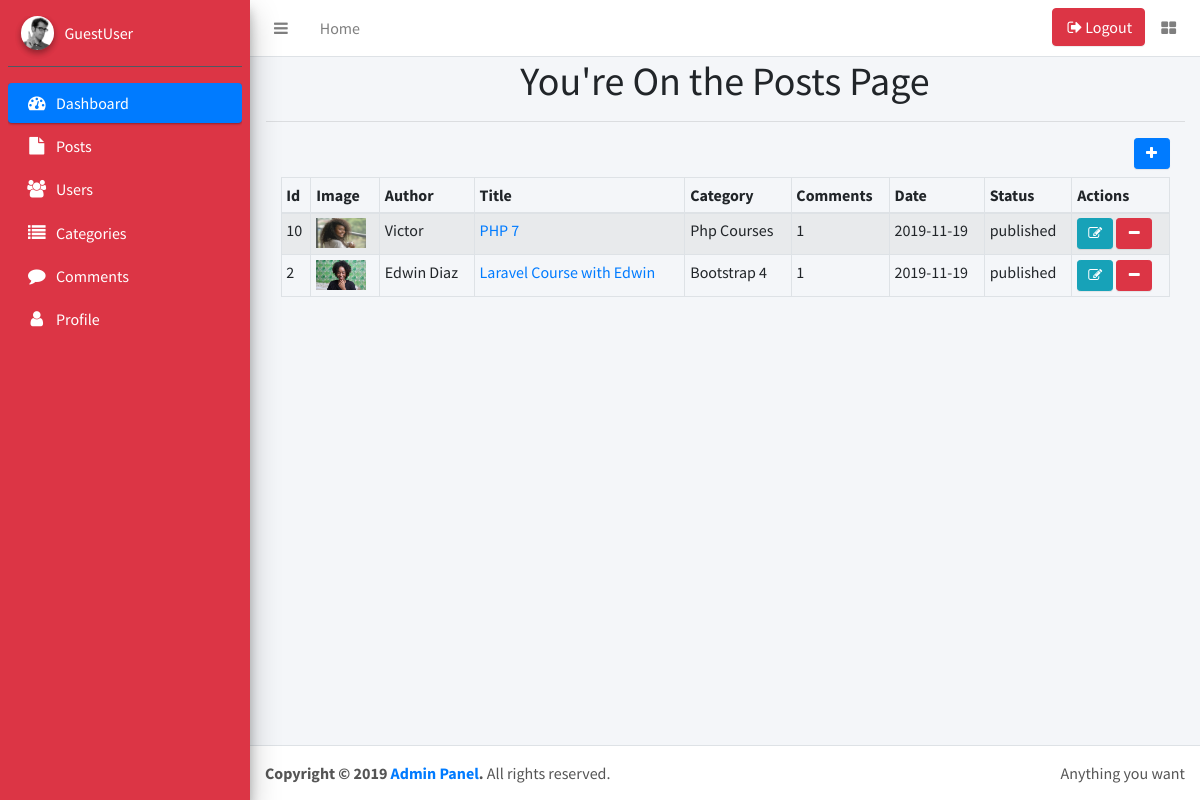
Screenshot of /admin/index.php?pages=posts with the database file from the repository.
### tables this page shows
CREATE TABLE `posts` (
  `post_id` int(11) NOT NULL,
  `post_cat_id` int(11) NOT NULL,
  `post_title` varchar(255) NOT NULL,
  `post_author` varchar(255) NOT NULL,
  `post_date` date NOT NULL,
  `post_image` text NOT NULL,
  `post_content` text NOT NULL,
  `post_tags` varchar(255) NOT NULL,
  `post_status` varchar(255) NOT NULL DEFAULT 'draft'
);

CREATE TABLE `categories` (
  `cat_id` int(11) NOT NULL,
  `cat_title` varchar(255) NOT NULL
);

### admin/pages/posts.php (the view, shortened to what this page needs)
<h1 class="text-center">You're On the Posts Page</h1> <hr/>
<div class="container">
    <div class="col-md-12 mx-auto">
    <a class="btn btn-primary btn-sm mb-2 pull-right" href="?pages=add_post"><i class="fa fa-plus fa-fw"></i></a>
        <div class="table-responsive">
            <table class="table table-bordered table-sm table-hover table-striped">
                <thead>
                    <tr>
                        <th>Id</th>
                        <th>Image</th>
                        <th>Author</th>
                        <th>Title</th>
                        <th>Category</th>
                        <th>Comments</th>
                        <th>Date</th>
                        <th>Status</th>
                        <th>Actions</th>
                    </tr>
                </thead>
                <tbody>
                    <?php
                        $sql = "select * from posts order by post_id desc";
                        $query = $connection->query($sql) or die('Query Failed... '.$connection->error);
                        if ($query->num_rows > 0) {
                            while ($post_row = $query->fetch_assoc()) {
                                $cat_id = $post_row['post_cat_id'];
                                $post_id = $post_row['post_id'];
                    ?>
                        <tr>
                            <td><?php echo $post_row['post_id']; ?></td>
                            <td>
                                <img
                                    class="img-fluid"
                                    style="width:50px; height:30px"
                                    src="../images/<?php echo $post_row['post_image'] ?>"
                                    alt="post image">
                            </td>
                            <td><?php echo $post_row['post_author']; ?></td>
                            <td>
                                <a href="../post.php?post_id=<?php echo $post_row['post_id'] ?>">
                                    <?php echo $post_row['post_title']; ?></a>
                            </td>
                            <?php
                                $cat_sql = "select * from categories where cat_id = $cat_id";
                                $cat_query = $connection->query($cat_sql) or die('Error occured... '.$connection->error);
                                $cat_details = $cat_query->fetch_assoc();
                            ?>
                            <td><?php echo $cat_details['cat_title']; ?></td>
                            <?php
                                $com_sql = "select * from comments where comment_post_id = $post_id";
                                $com_query = $connection->query($com_sql) or die('Error Occured...' .$connection->error);
                                $num = $com_query->num_rows;
                            ?>
                            <td><?php echo $num ?></td>
                            <td><?php echo $post_row['post_date'] ?></td>
                            <td><?php echo $post_row['post_status'] ?></td>
                            <td>
                                <a class="btn btn-info btn-sm" href="?pages=edit_post&edit_post_id=<?php echo $post_row['post_id'] ?>">
                                    <i class="fa fa-edit fa-fw"></i>
                                </a>
                                <a onClick="javascript: return confirm('Delete Post?')" class="btn btn-danger btn-sm" href="?pages=posts&delete_post=<?php echo $post_row['post_id'] ?>">
                                    <i class="fa fa-minus fa-fw"></i>
                                </a>
                            </td>
                        </tr>
                        <?php    }
                        }
                    ?>
                </tbody>
            </table>
        </div>
    </div>
</div>

### rows the page displays
posts: post_id "10", post_image (picture), post_author "Victor", post_title "PHP 7", categories.cat_title "Php Courses", num "1", post_date "2019-11-19", post_status "published"
posts: post_id "2", post_image (picture), post_author "Edwin Diaz", post_title "Laravel Course with Edwin", categories.cat_title "Bootstrap 4", num "1", post_date "2019-11-19", post_status "published"
